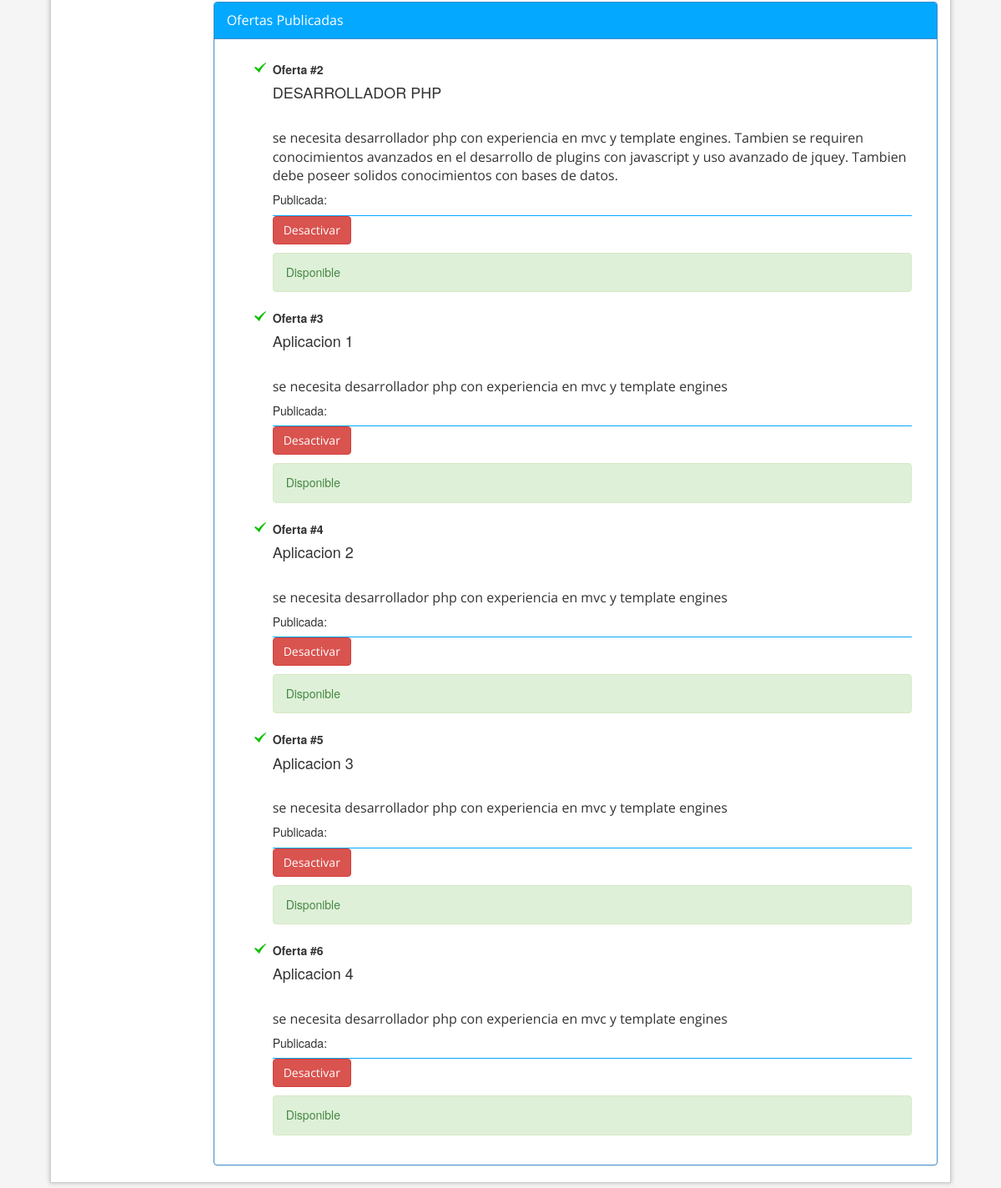
The app's page /empleador/Empleador.php (signed in, lower part), older data.
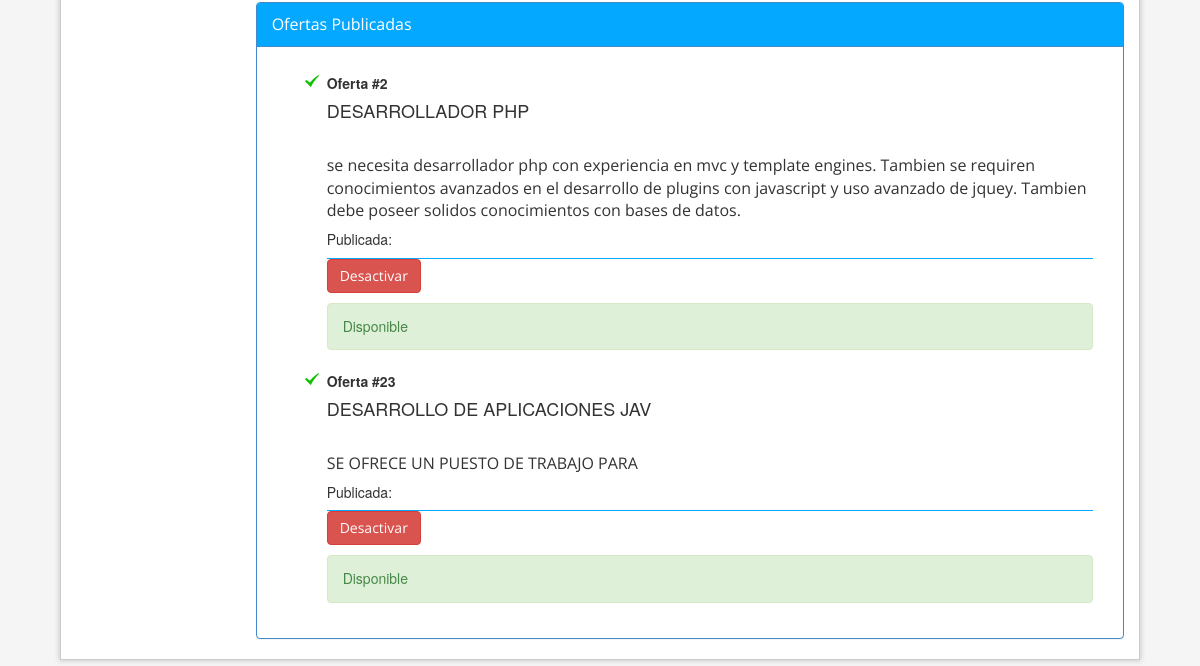
The same page, newer data.
### tables this page shows
CREATE TABLE `ofertas` (
  `cod_oferta` int(20) NOT NULL AUTO_INCREMENT,
  `cod_em` int(20) DEFAULT NULL,
  `titulo_of` varchar(120) DEFAULT NULL,
  `descripcion_of` varchar(250) DEFAULT NULL,
  `area_of` int(11) DEFAULT NULL,
  `cargo_of` varchar(20) DEFAULT NULL,
  `vacantes_of` int(11) DEFAULT NULL,
  `contratacion_of` varchar(20) DEFAULT NULL,
  `anoexp_ofetas` int(11) DEFAULT NULL,
  `edad` int(10) DEFAULT NULL,
  `genero_of` varchar(20) DEFAULT NULL,
  `vehiculo_ofetas` varchar(20) DEFAULT NULL,
  `salariomax_of` decimal(30,0) DEFAULT NULL,
  `salariomin_of` decimal(30,0) DEFAULT NULL,
  `departamento_of` varchar(20) DEFAULT NULL,
  `experiencia` varchar(20) DEFAULT NULL,
  `tituloen_of` varchar(20) DEFAULT NULL,
  `nivel_of` varchar(20) DEFAULT NULL,
  `disponible_of` int(1) DEFAULT '0',
  `aprovacion_of` int(1) DEFAULT '0',
  `fecha_of` datetime DEFAULT NULL,
  `fechaFin_of` datetime DEFAULT NULL,
  PRIMARY KEY (`cod_oferta`) USING BTREE,
  UNIQUE KEY `cod_oferta_UNIQUE` (`cod_oferta`)
);

### empleador/Empleador.php (the view, shortened to what this page needs)
<!DOCTYPE html>
 <html class="no-js">
    <head>
        <link rel="stylesheet" href="../assets/css/bootstrap.css">
        <link rel="stylesheet" href="../assets/css/normalize.css">
        <link rel="stylesheet" href="../assets/css/jqueryUI.css">
        <link rel="stylesheet" href="../validacionStyle.css">
        <link rel="stylesheet" href="../assets/css/contenido.css">
    </head>
    <body>
        <div id="contenedor" class="container">
            <div class="row">
                <div class="col-md-10">
                    <?php
                    $cod_em = $_SESSION['cod_empresa'];
                    $getestado = mysql_query("SELECT activa_em FROM `empresa` where cod_em=$cod_em") or trigger_error(mysql_error());
                    while ($row = mysql_fetch_array($getestado)) {
                        $esValida = $row['activa_em'];
                    }
                    ?>
                    <div class="tab-content">
                        <div class="tab-pane active" id="OfertasPublicadas">
                            <div class="panel panel-primary">
                                <div class="panel-heading">Ofertas Publicadas</div>
                                <div class="panel-body">
                                    <div class="col-md-12">
                                        <?
                                        echo "<table class='table-bordered' >";
                                        $result = mysql_query("select cod_oferta, titulo_of,descripcion_of,disponible_of, fecha_of from ofertas where cod_em=$cod_em") or trigger_error(mysql_error());
                                        while ($row = mysql_fetch_array($result)) {
                                            foreach ($row AS $key => $value) {
                                                $row[$key] = stripslashes($value);
                                            }
                                            $fecha_aplicacion = ($row['fecha_of']);
                                            $cod_oferta = $row['cod_oferta'];
                                            echo "<tr>";
                                            echo "<ul>";
                                            $estado = $row['disponible_of'];
                                            echo "<li>" . "<h5><b>Oferta #" . $row['cod_oferta'] . "</b></h5><h4>" . nl2br($row['titulo_of']) . "</h4><br>" . nl2br($row['descripcion_of']) . "<br>" . "<h5>Publicada: " . "<span id='timeagos' data-livestamp='$fecha_aplicacion'></span></h5></li>";
                                            if ($estado == 0) {
                                                $estado_show = "<h5 class='alert alert-danger'>Cerrada</h5>";
                                            } elseif ($estado == 1) {
                                                if ($esValida == "S") {
                                                    echo "<a class='btn btn-danger' href='ofertas_controller.php?desactivar=$cod_oferta'>Desactivar</a>";
                                                    $estado_show = "<h5 class='alert alert-success'>Disponible</h5>";
                                                }
                                            }
                                            echo $estado_show;
                                            echo "</ul>";
                                            echo "</tr>";
                                        }
                                        echo "</table>";
                                        ?>
                                    </div>
                                </div>
                            </div>
                        </div>
                    </div>
                </div>
            </div>
        </div>
</body>
</html>

Row changes from the older to the newer data that the page shows:
removed ofertas: cod_oferta "3", titulo_of "Aplicacion 1", descripcion_of "se necesita desarrollador php con experiencia en mvc y template engines"
removed ofertas: cod_oferta "4", titulo_of "Aplicacion 2", descripcion_of "se necesita desarrollador php con experiencia en mvc y template engines"
removed ofertas: cod_oferta "5", titulo_of "Aplicacion 3", descripcion_of "se necesita desarrollador php con experiencia en mvc y template engines"
removed ofertas: cod_oferta "6", titulo_of "Aplicacion 4", descripcion_of "se necesita desarrollador php con experiencia en mvc y template engines"
added ofertas: cod_oferta "23", titulo_of "DESARROLLO DE APLICACIONES JAV", descripcion_of "SE OFRECE UN PUESTO DE TRABAJO PARA"
